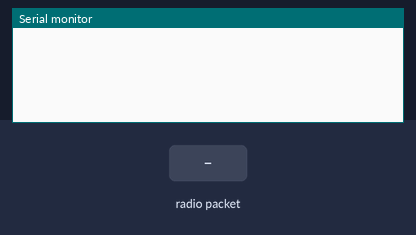
Recording of a sketch running on a simulated ATtiny85, built with avr-gcc and run on an emulated ATtiny85. Parts: the last lines printed to the serial monitor. The inputs (shaded band) are chosen by the test bench. No radio packets arrive unless stated.

Above: at 1.2 s.
1.3 s: radio packet "1" arrives
At 1.8 s:
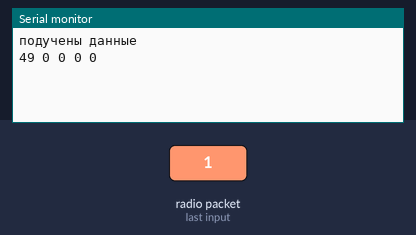
2.8 s: radio packet "0" arrives
At 4.0 s:
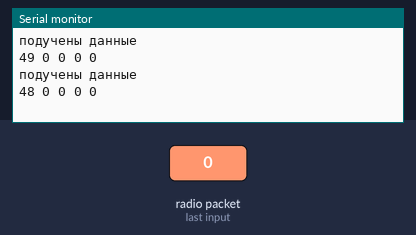
4.3 s: radio packet "2" arrives
At 5.3 s:
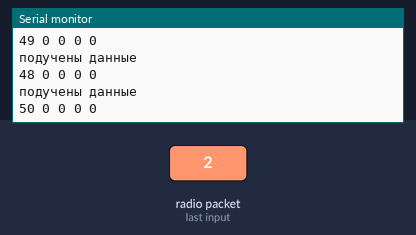

Measured:
- after the input at 1.3 s, the serial monitor: prints a new line at once (image 1)
- after the input at 2.8 s, the serial monitor: prints a new line at once (image 2)
- after the input at 4.3 s, the serial monitor: prints a new line at once (image 3)

The sketch:

ask_receiver.ino
```cpp
// ask_receiver.pde
// -*- mode: C++ -*-
// Simple example of how to use RadioHead to receive messages
// with a simple ASK transmitter in a very simple way.
// Implements a simplex (one-way) receiver with an Rx-B1 module
// Tested on Arduino Mega, Duemilanova, Uno, Due, Teensy, ESP-12

#include <RH_ASK.h>
#ifdef RH_HAVE_HARDWARE_SPI
#include <SPI.h> // Not actually used but needed to compile
#endif

RH_ASK driver;
// RH_ASK driver(2000, 4, 5, 0); // ESP8266 or ESP32: do not use pin 11 or 2
// RH_ASK driver(2000, 3, 4, 0); // ATTiny, RX on D3 (pin 2 on attiny85) TX on D4 (pin 3 on attiny85),

void setup()
{
#ifdef RH_HAVE_SERIAL
    Serial.begin(9600);	  // Debugging only
#endif
    if (!driver.init())
#ifdef RH_HAVE_SERIAL
         Serial.println("init failed");
#else
	;
#endif
}

void loop()
{
    uint8_t buf[RH_ASK_MAX_MESSAGE_LEN];
    uint8_t buflen = sizeof(buf);

    if (driver.recv(buf, &buflen)) // Non-blocking
    {
	int i;
    Serial.println("подучены данные");
    Serial.print(buf[0]);
    Serial.print(" ");
    Serial.print(buf[1]);
    Serial.print(" ");
    Serial.print(buf[2]);
    Serial.print(" ");
    Serial.print(buf[3]);
    Serial.print(" ");
    Serial.print(buf[4]);
    Serial.println();
	// Message with a good checksum received, dump it.
	//driver.printBuffer("Got:", buf,buflen);

    }
}
```
